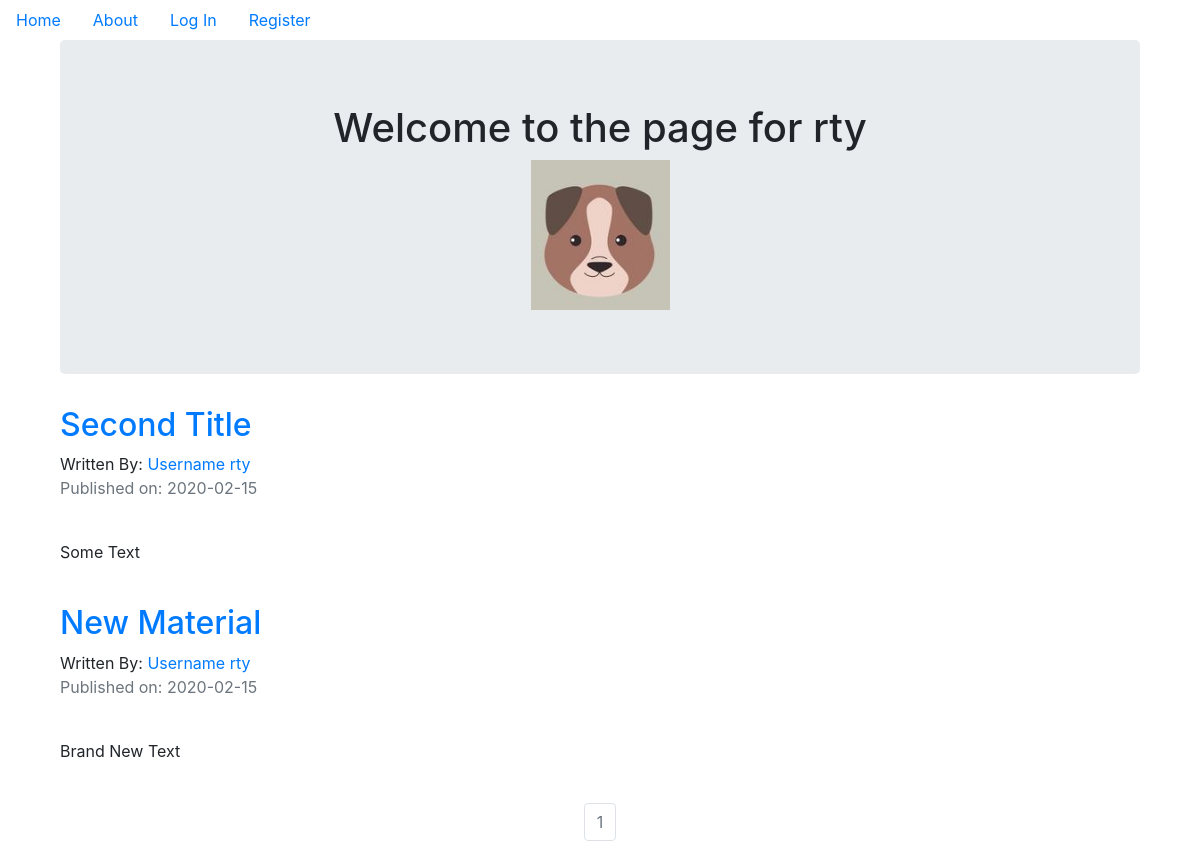
Screenshot of /rty with the database file from the repository.
### puppycompanyblog/models.py (models this page shows, shortened)
class User(db.Model,UserMixin):
    __tablename__ = 'users'
    id = db.Column(db.Integer,primary_key=True)
    profile_image = db.Column(db.String(64),nullable=False,default='default_profile.png')
    email = db.Column(db.String(64),unique=True,index=True)
    username = db.Column(db.String(64),unique=True,index=True)
    password_hash = db.Column(db.String(128))
    posts = db.relationship('BlogPost',backref='author',lazy=True)
    def __repr__(self):
        return f"Username {self.username}"

class BlogPost(db.Model):
    users = db.relationship(User)
    id = db.Column(db.Integer,primary_key=True)
    user_id = db.Column(db.Integer,db.ForeignKey('users.id'),nullable=False)
    date = db.Column(db.DateTime,nullable=False,default=datetime.utcnow)
    title = db.Column(db.String(140),nullable=False)
    text = db.Column(db.Text,nullable=False)

### puppycompanyblog/users/views.py (the view)
@users.route("/<username>")
def user_posts(username):
    page = request.args.get('page', 1, type=int)
    user = User.query.filter_by(username=username).first_or_404()#either grab that user page or return 404
    blog_posts = BlogPost.query.filter_by(author=user).order_by(BlogPost.date.desc()).paginate(page=page, per_page=5)
    return render_template('user_blog_posts.html', blog_posts=blog_posts, user=user)

### puppycompanyblog/templates/user_blog_posts.html
{% extends "base.html" %}
{% block content %}
<div class='container'>
    <div class="jumbotron">
        <div align='center'>
            <h1>Welcome to the page for {{user.username}}</h1>
            <img src="{{url_for('static', filename='profile_pics/'+user.profile_image)}}" >
        </div>
    </div>
{% for post in blog_posts.items %}
    <h2>
        <a href="{{url_for('blog_posts.blog_post', blog_post_id=post.id)}}">{{post.title}}</a>
    </h2>
    Written By: <a href="{{url_for('users.user_posts', username=post.author.username)}}">{{post.author}}</a>
    <p class="text-muted">Published on: {{post.date.strftime("%Y-%m-%d")}}</p>
    <br>
    <p>{{post.text}}</p>
    <br>
{% endfor %}
</div>
<nav aria-label="Page navigation example">
    <ul class="pagination justify-content-center">
        {% for page_num in blog_posts.iter_pages(left_edge=1, right_edge=1, left_current=1, right_current=2) %}
            {% if blog_posts.page == page_num %}
                <li class='page-item disabled'>
                    <a class="page-link" href="{{url_for('users.user_posts', username=user.username, page=page_num)}}">{{page_num }}</a>
                </li>
            {% else %}
                <li class='page-item'>
                    <a class="page-link" href="{{url_for('users.user_posts', username=user.username, page=page_num)}}">{{page_num }}</a>
                </li>
            {% endif %}
        {% endfor %}
      </ul>
  </nav>
{% endblock %}

### puppycompanyblog/templates/base.html (shortened to what this page needs)
<!DOCTYPE html>
<html lang="en">
<head>
    <link rel="stylesheet" href="https://stackpath.bootstrapcdn.com/bootstrap/4.4.1/css/bootstrap.min.css">
</head>
<body>
    <ul class="nav">
        <li class='nav-link'>
            <a href="{{url_for('core.index')}}">Home</a>
        </li>
        <li class='nav-link'>
            <a href="{{url_for('core.info')}}">About</a>
        </li>
        {% if current_user.is_authenticated %}
        <li class='nav-link'>
            <a href="{{url_for('users.logout')}}">Log Out</a>
        </li>
        <li class='nav-link'>
            <a href="{{url_for('users.account')}}">Account</a>
        </li>
        <li class='nav-link'>
            <a href="{{url_for('blog_posts.create_post')}}">Create Post</a>
        {% else %}
        </li><li class='nav-link'>
            <a href="{{url_for('users.login')}}">Log In</a>
        </li>
        <li class='nav-link'>
            <a href="{{url_for('users.register')}}">Register</a>
        </li>
        {% endif %}
        <div class="container">
            {% block content %}
            {% endblock %}
        </div>
    </ul>
</body>
</html>

### rows the page displays
User: username "rty", profile_image (placeholder picture)
BlogPost: title "Second Title", author "Username rty", date "2020-02-15", text "Some Text"
BlogPost: title "New Material", author "Username rty", date "2020-02-15", text "Brand New Text"

### other values shown
{{ page_num }} "1"
